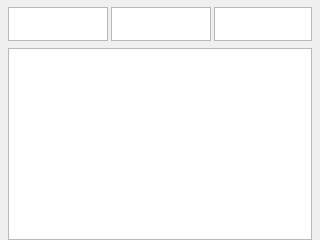
<?xml version='1.0' encoding='utf-8'?>
<ui version="4.0">
 <class>SettingtestWindow</class>
 <widget class="QDialog" name="SettingtestWindow">
  <property name="geometry">
   <rect>
    <x>0</x>
    <y>0</y>
    <width>320</width>
    <height>240</height>
   </rect>
  </property>
  <widget class="QGraphicsView" name="mode_gview">
   <property name="geometry">
    <rect>
     <x>8</x>
     <y>7</y>
     <width>100</width>
     <height>34</height>
    </rect>
   </property>
  </widget>
  <widget class="QGraphicsView" name="device_gview">
   <property name="geometry">
    <rect>
     <x>111</x>
     <y>7</y>
     <width>100</width>
     <height>34</height>
    </rect>
   </property>
  </widget>
  <widget class="QGraphicsView" name="return_gview">
   <property name="geometry">
    <rect>
     <x>214</x>
     <y>7</y>
     <width>98</width>
     <height>34</height>
    </rect>
   </property>
  </widget>
  <widget class="QTableView" name="listtable">
   <property name="geometry">
    <rect>
     <x>8</x>
     <y>48</y>
     <width>304</width>
     <height>192</height>
    </rect>
   </property>
  </widget>
 </widget>
 <layoutdefault spacing="0" margin="0" />
 <resources />
 <connections />
</ui>
